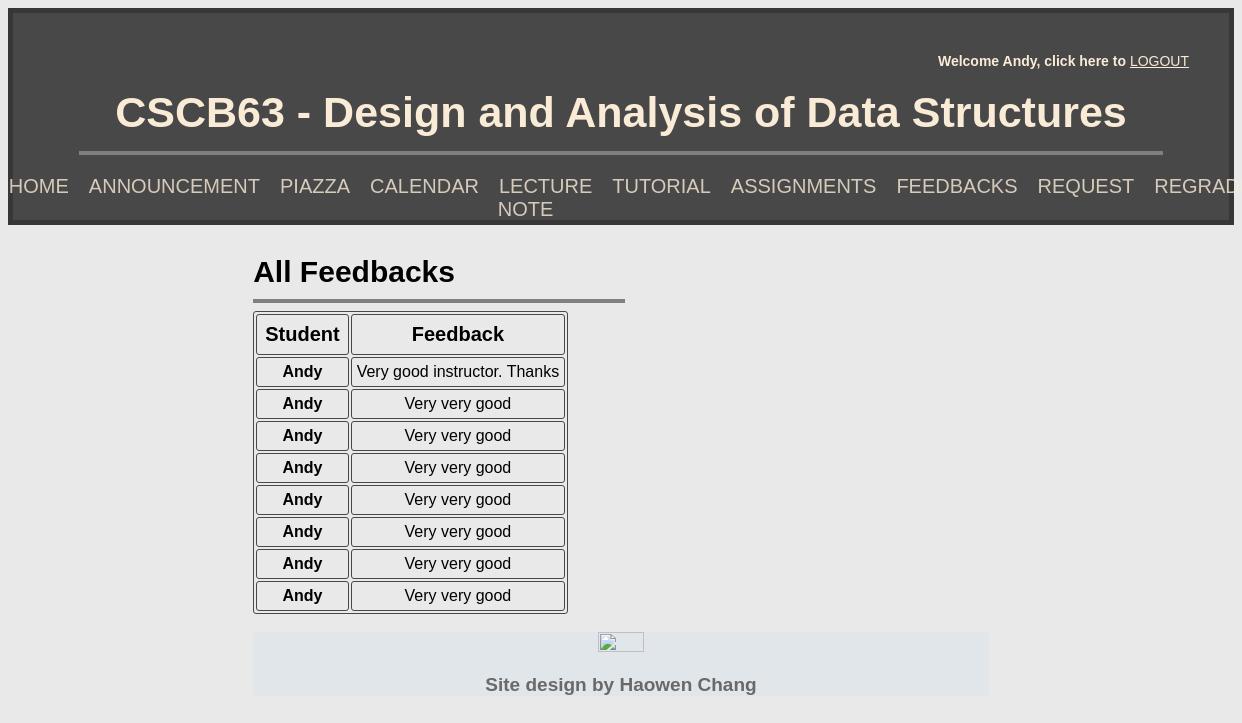
Page /checkFeedback (signed in) on the committed database.
### tables this page shows
CREATE TABLE "Feedback" (
	"username"	TEXT NOT NULL,
	"content"	TEXT NOT NULL
);

### app.py (the view)
@app.route('/checkFeedback')
def checkFeedback():
    db = get_db()
    db.row_factory = make_dicts
    username = session['username']
    Ins = isInstructor(session['username'])
    feedbacks = []
    for feedback in get_feedback(session['username']):
        feedbacks.append(feedback)
    db.close()
    return render_template('checkFeedback.html', feedback=feedbacks, username=username, Ins=Ins)

### app.py (called while the page is built)
def get_db():
    db = getattr(g, '_database', None)
    if(db is None):
        db = g._database = sqlite3.connect(DATABASE)
    return db

def make_dicts(cursor: sqlite3.Cursor, row: sqlite3.Row):
    return dict((cursor.description[idx][0], value)
                for idx, value in enumerate(row))

def query_db(query: str, args=(), one=None):
    if one is None:
        one = True
    else:
        one = False
    cursor = get_db().execute(query, args)
    result = cursor.fetchall()
    cursor.close()
    return (result[0] if result else None) if one else result

def get_feedback(username: str):
    return query_db("""SELECT * FROM Feedback
                    WHERE Feedback.username == ?;""",
                    args=(username,), one=False)

def isInstructor(username: str):
    result = query_db("""SELECT username FROM User WHERE User.username == ?
                    AND User.isInstructor == 1;""",
                      args=(username,))
    if result is None:
        return False
    return True

@app.teardown_appcontext
def close_connection(exception):
    db = getattr(g, '_database', None)
    if db is not None:
        db.close()

### templates/checkFeedback.html (shortened to what this page needs)
<!DOCTYPE html>
<html>
    <head>
        <link rel="stylesheet" href="../static/showAllGrade.css">
    </head>
    <body>
        {% extends "index.html" %}
        {% block content %}
        <div class="content">
            <h3>All Feedbacks</h3>
            <hr class="description">
            <div class="container">
                <table>
                    <tr>
                        <th>Student</th>
                        <th>Feedback</th>
                    </tr>
                    {% for item in feedback %}
                    <tr>
                        <td class="name">{{item['username']}}</td>
                        <td>{{item['content']}}</td>
                    </tr>
                    {% endfor %}
                </table>
            </div>
        </div>
        {% endblock %}

### static/showAllGrade.css (style rules this page uses)
.content { max-width: 60%; text-align: left; margin: auto; }
.description { margin-top: -20px; margin-left: 0; width: 50%; border: 2px solid; color: grey; }
body { background-color: rgba(146, 145, 145, 0.199); font-family: 'Gill Sans', 'Gill Sans MT', Calibri, 'Trebuchet MS', sans-serif; color: black; }
.name { font-weight: bold; }
table, th, td { border: 1px solid rgba(54, 54, 54, 0.897); text-align: center; border-radius: 3px; }
th { font-weight: bold; font-size: 20px; padding: 8px; }
td { padding: 5px; }

### static/index.css (style rules this page uses)
.content { max-width: 60%; text-align: left; margin: auto; }
.description { margin-top: -20px; margin-left: 0; width: 50%; border: 2px solid; color: grey; }
h3 { font-size: 30px; }
body { background-color: rgba(146, 145, 145, 0.199); font-family: 'Gill Sans', 'Gill Sans MT', Calibri, 'Trebuchet MS', sans-serif; color: black; }

### rows in the picture
Feedback: username "Andy", content "Very good instructor. Thanks"
Feedback: username "Andy", content "Very very good"
Feedback: username "Andy", content "Very very good"
Feedback: username "Andy", content "Very very good"
Feedback: username "Andy", content "Very very good"
Feedback: username "Andy", content "Very very good"
Feedback: username "Andy", content "Very very good"
Feedback: username "Andy", content "Very very good"

### other values in the picture
{{ username }} "Andy"
